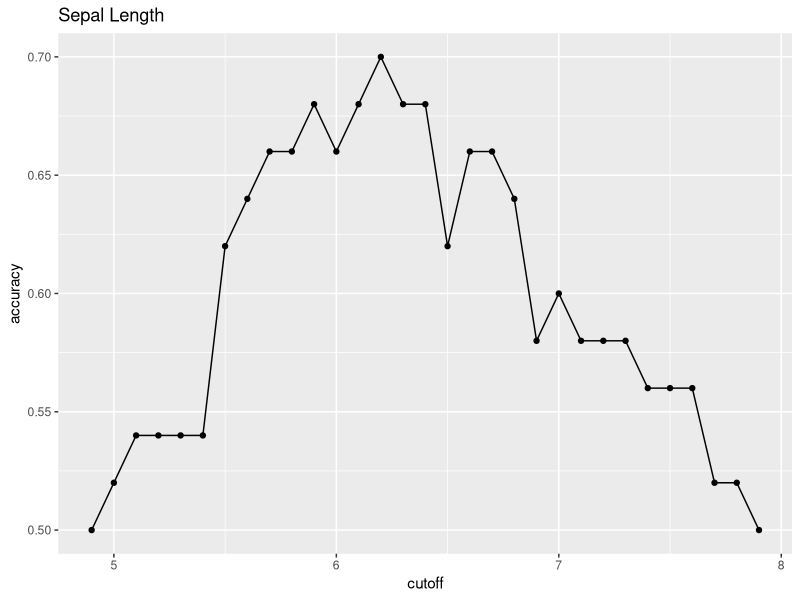
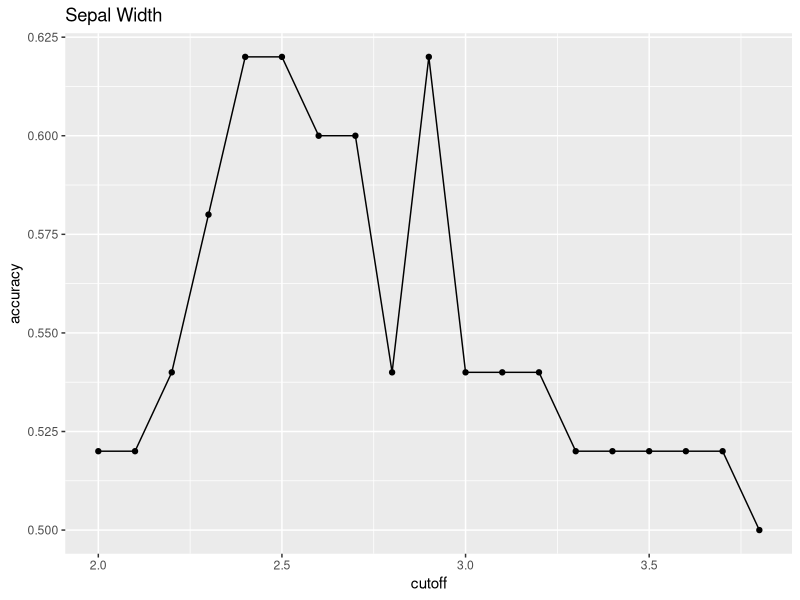
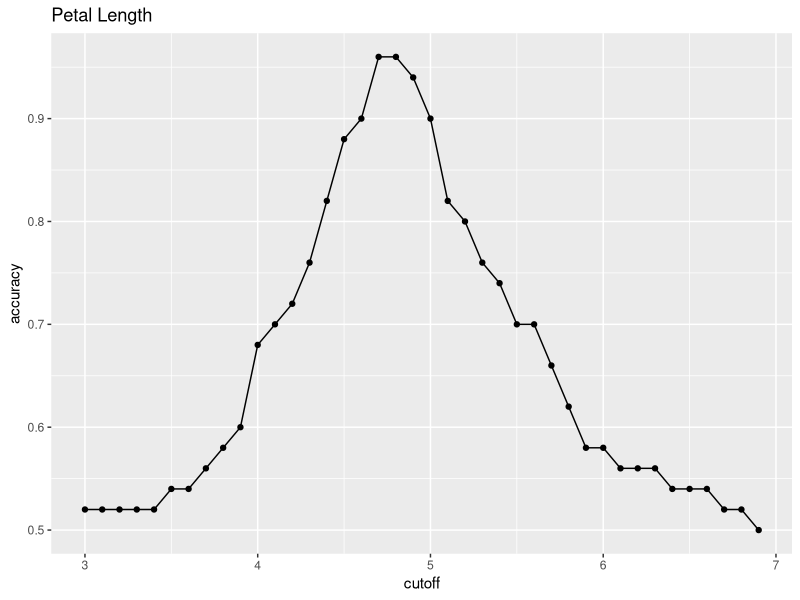
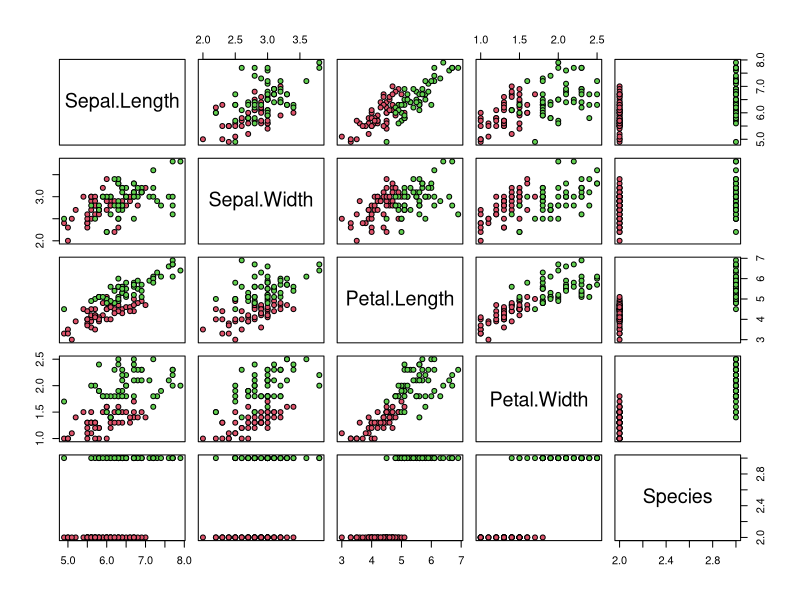

Reproduce these figures in R, in order.
library(tidyverse)
library(dslabs)
library(dplyr)
library(lubridate)
data(reported_heights)
library(e1071)
library(caret)

dat <- mutate(reported_heights, date_time = ymd_hms(time_stamp)) %>%
  filter(date_time >= make_date(2016, 01, 25) & date_time < make_date(2016, 02, 1)) %>%
  mutate(type = ifelse(day(date_time) == 25 & hour(date_time) == 8 & between(minute(date_time), 15, 30), "inclass","online")) %>%
  select(sex, type)

y <- factor(dat$sex, c("Female", "Male"))
x <- dat$type
# note that there are two types: inclass and online

# Compute percentage of Females in each type 
dat %>% filter(type == "inclass") %>% summarise(prop = mean(sex == "Female"))
dat %>% filter(type == "online") %>% summarise(prop = mean(sex == "Female"))
dat %>% group_by(type) %>% summarize(prop_female = mean(sex == "Female"))

# Predict Female if inclass as Females are more prevalent in inclass
y_hat <- ifelse(x == "inclass", "Female", "Male") %>% factor(levels = levels(y))
# compute overall accuracy
mean(y_hat == y)
table(predicted=y_hat, actual=y)
sensitivity(data = y_hat, reference = y)
specificity(data = y_hat, reference = y)
mean(dat$sex == "Female")

# Compute confusion matrix
confusionMatrix(data = y_hat, reference = y)

library(caret)
data(iris)
iris <- iris[-which(iris$Species=='setosa'),]
y <- iris$Species

summary(iris)

# Creating test and train sets
set.seed(2, sample.kind="Rounding") # if using R 3.6 or later
test_index <- createDataPartition(y, times = 1, p = 0.5, list = FALSE)
test <- iris[test_index,]
train <- iris[-test_index,]

cutoff <- seq(min(iris$Sepal.Length), max(iris$Sepal.Length), 0.1)
accuracy <- map_dbl(cutoff, function(z){
  y_hat <- ifelse(train$Sepal.Length > z, "virginica", "versicolor") %>%
  factor(levels = levels(train$Species))
  mean(y_hat == train$Species)
})
max(accuracy)

data.frame(cutoff, accuracy) %>% 
  ggplot(aes(cutoff, accuracy)) +
  geom_point() + 
  geom_line() +
  ggtitle("Sepal Length")

cutoff <- seq(min(iris$Sepal.Width), max(iris$Sepal.Width), 0.1)
accuracy <- map_dbl(cutoff, function(z){
  y_hat <- ifelse(train$Sepal.Width > z, "virginica", "versicolor") %>%
  factor(levels = levels(train$Species))
  mean(y_hat == train$Species)
})
max(accuracy)

data.frame(cutoff, accuracy) %>% 
  ggplot(aes(cutoff, accuracy)) +
  geom_point() + 
  geom_line() +
  ggtitle("Sepal Width")

cutoff <- seq(min(iris$Petal.Length), max(iris$Petal.Length), 0.1)
accuracy <- map_dbl(cutoff, function(z){
  y_hat <- ifelse(train$Petal.Length > z, "virginica", "versicolor") %>%
    factor(levels = levels(train$Species))
  mean(y_hat == train$Species)
})
max(accuracy)
cutoff[which.max(accuracy)]

data.frame(cutoff, accuracy) %>% 
  ggplot(aes(cutoff, accuracy)) +
  geom_point() + 
  geom_line() +
  ggtitle("Petal Length")

cutoff <- seq(min(iris$Petal.Width), max(iris$Petal.Width), 0.1)
accuracy <- map_dbl(cutoff, function(z){
  y_hat <- ifelse(train$Petal.Width > z, "virginica", "versicolor") %>%
    factor(levels = levels(train$Species))
  mean(y_hat == train$Species)
})
max(accuracy)
cutoff[which.max(accuracy)]

# Finding the predictor with highest accuracy with one piece of code
foo <- function(x){
  rangedValues <- seq(range(x)[1],range(x)[2],by=0.1)
  sapply(rangedValues,function(i){
    y_hat <- ifelse(x>i,'virginica','versicolor')
    mean(y_hat==train$Species)
  })
}
predictions <- apply(train[,-5],2,foo)
sapply(predictions,max)

# Applying the best cutoff to the train data set
z <- 4.7
y_hat <- ifelse(train$Petal.Length > z, "virginica", "versicolor") %>%
  factor(levels = levels(train$Species))
mean(y_hat == train$Species)

# Applying the best cutoff to test
y_hat <- ifelse(test$Petal.Length > z, "virginica", "versicolor") %>%
  factor(levels = levels(test$Species))
mean(y_hat == test$Species)

# Alternative code
predictions <- foo(train[,3])
rangedValues <- seq(range(train[,3])[1],range(train[,3])[2],by=0.1)
cutoffs <-rangedValues[which(predictions==max(predictions))]
y_hat <- ifelse(test[,3]>cutoffs[1],'virginica','versicolor')
mean(y_hat==test$Species)

# Finding the predictor with highest accuracy with the test data
foo <- function(x){
  rangedValues <- seq(range(x)[1],range(x)[2],by=0.1)
  sapply(rangedValues,function(i){
    y_hat <- ifelse(x>i,'virginica','versicolor')
    mean(y_hat==test$Species)
  })
}
predictions <- apply(test[,-5],2,foo)
sapply(predictions,max)

plot(iris,pch=21,bg=iris$Species)

# Applying the best cutoffs to the train data set
cutoff_PL <- 4.7
cutoff_PW <- 1.5

y_hat <- ifelse(test$Petal.Length > cutoff_PL | test$Petal.Width > cutoff_PW, 
                "virginica", "versicolor") %>%
  factor(levels = levels(test$Species))
mean(y_hat == test$Species)
